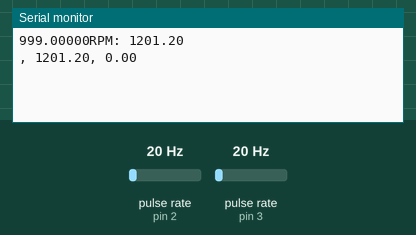
This sketch was run on a simulated Arduino Uno, built with avr-gcc and run on an emulated ATmega328P. Shown: the last lines printed to the serial monitor. Wiring (inferred from the names in the program): 2 × pulse sensor: data pin 2 / data pin 3. Inputs (shaded band) come from the test bench; at power-on: pulse rate (sensors on pin 2, pin 3) 20 Hz.

Above: at 1.2 s.
1.3 s: pulse rate (sensor on pin 2) set to 4 Hz
At 2.6 s:
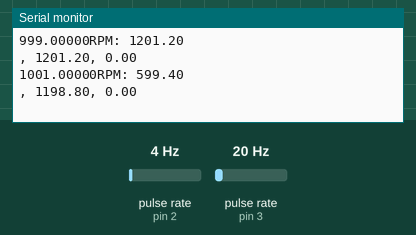
2.8 s: pulse rate (sensor on pin 3) set to 4 Hz
At 3.5 s:
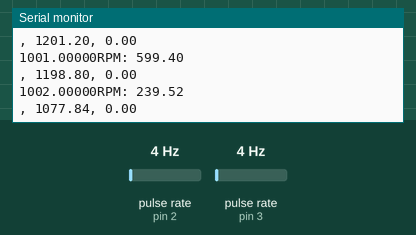
4.3 s: pulse rate (sensor on pin 2) set to 50 Hz
At 5.6 s:
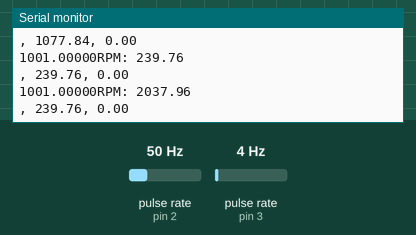
5.8 s: pulse rate (sensor on pin 3) set to 50 Hz
At 6.8 s:
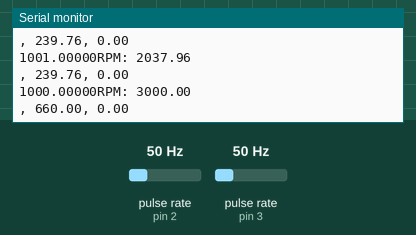
Timing chart, 0 to 8.3 s (numbered marks = the images above; inputs shaded):
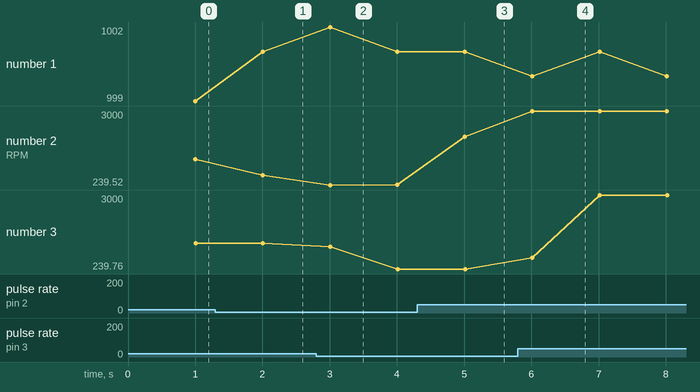

Measured:
- after the input at 1.3 s, the serial monitor: prints a new line after 0.70 s (image 1)
- after the input at 2.8 s, the serial monitor: prints a new line after 0.21 s (image 2)
- after the input at 4.3 s, the serial monitor: prints a new line after 0.71 s (image 3)
- after the input at 5.8 s, the serial monitor: prints a new line after 0.22 s (image 4)
- plotted number 2: 1201.2 → 599.4 after the input at 1.3 s, 239.76 → 2037.96 after the input at 4.3 s

The sketch:

tachometer_3sensor.ino
```cpp
#include <Time.h>

const int IR_PIN1 = 2;  // IR sensor input pin
const int IR_PIN2 = 3;  // IR sensor input pin
const int IR_PIN3 = 18;  // IR sensor input pin
unsigned long actualMillis = 0;  // Variable to store previous time
unsigned long previousMillis = 0;  // Variable to store previous time
float timeee;
unsigned long rpmtime1;
unsigned long rpmtime2;
unsigned long rpmtime3;
volatile float rpmfloat1;
volatile float rpmfloat2;
volatile float rpmfloat3;
float rpm1;
float rpm2;
float rpm3;
int potValue;  // value from the analog pin


void setup() {
  Serial.begin(115200);
//  TCCR1A = 0; // Setting timer 1 control registers A and B to 0
//  TCCR1B = 0;
//  TCCR3A = 0;
//  TCCR3B = 0;
//  TCCR4A = 0;
//  TCCR4B = 0;
//    TCCR1B |= (1 << CS12); //Prescaler 256
//  TCCR3B |= (1 << CS32); //Prescaler 256
//  TCCR4B |= (1 << CS42); //Prescaler 256
//  TIMSK1 |= (1 << TOIE1); //enable timer overflow
//  TIMSK3 |= (1 << TOIE3); //enable timer overflow
//  TIMSK4 |= (1 << TOIE4); //enable timer overflow
//  ESC.attach(9); // (pin, min pulse width, max pulse width in microseconds)
//  ESC.writeMicroseconds(800); //initialize the signal to 800
  pinMode(IR_PIN1, INPUT);
  pinMode(IR_PIN2, INPUT);
  pinMode(IR_PIN3, INPUT);
  attachInterrupt(digitalPinToInterrupt(IR_PIN1), RPM1, FALLING);
  attachInterrupt(digitalPinToInterrupt(IR_PIN2), RPM2, FALLING);
  attachInterrupt(digitalPinToInterrupt(IR_PIN3), RPM3, FALLING);

}


void loop() {
  delay(1000);
  noInterrupts();
  actualMillis = millis();
  timeee = (actualMillis - previousMillis);
  rpmfloat1 = 60000 * (rpmtime1/timeee);
  rpm1 = rpmfloat1;
  rpmfloat2 = 60000 * (rpmtime2/timeee);
  rpm2 = rpmfloat2;
  rpmfloat3 = 60000 * (rpmtime3/timeee);
  rpm3 = rpmfloat3;
  rpmtime1 = 0;
  rpmtime2 = 0;
  rpmtime3 = 0;
  Serial.print(timeee, 5);
  Serial.print("RPM: ");
  Serial.println(rpm1);
  Serial.print(", ");
  Serial.print(rpm2);
  Serial.print(", ");
  Serial.println(rpm3);
  previousMillis = actualMillis;
  interrupts();
}

void RPM1 () {
  rpmtime1 ++;
}

void RPM2 () {
  rpmtime2 ++;
}

void RPM3 () {
  rpmtime3 ++;
}

// Counter overflow interrupt. Change occurrence by changing prescaler
//ISR(TIMER1_OVF_vect){
//  rpmtime1 = 0;
//  rpmtime2 = 0;
//  rpmtime3 = 0;
//  }
```
